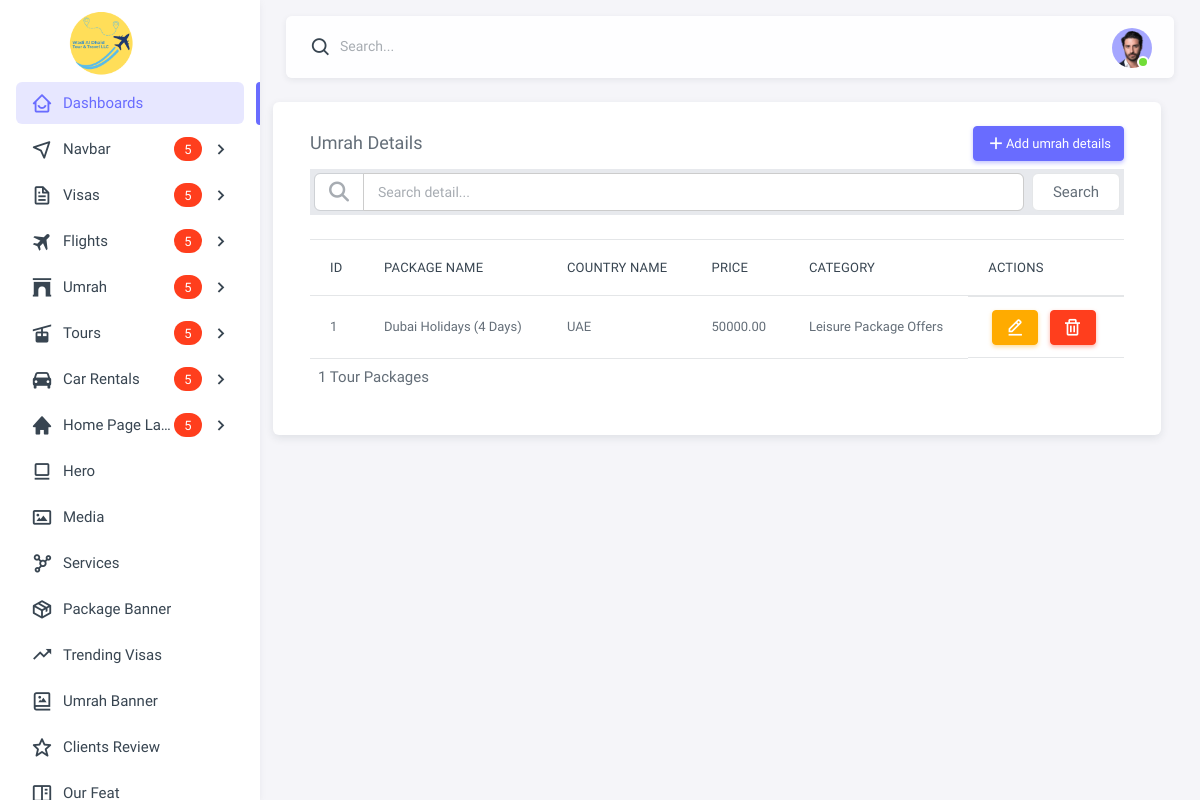
The app's page /tour-packages/, older data.
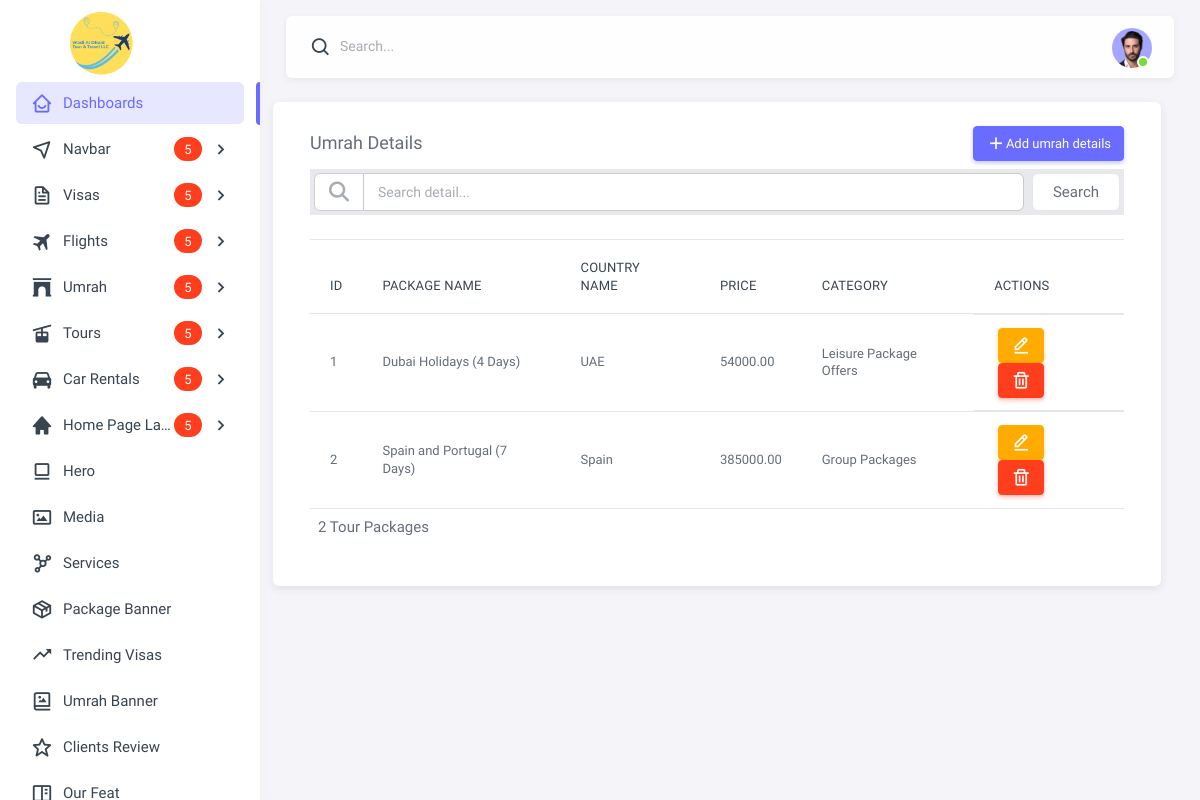
The same page, newer data.
### Tour/models.py (models this page shows, shortened)
class TourPackage(models.Model):
    category = models.ForeignKey(TourCategory, on_delete=models.PROTECT, null=True, blank=True)
    package_name = models.CharField(max_length=100)
    country_name = models.CharField(max_length=100)
    price = models.DecimalField(max_digits=10, decimal_places=2)  # DecimalField for better pricing
    image = models.ImageField(upload_to='tour_packages/', blank=True, null=True)
    description = models.TextField()

class TourCategory(models.Model):
    category_name = models.CharField(max_length=100, unique=True)

### Admin_Dasboard/views.py (the view, shortened to what this page needs)
# urls.py: path('tour-packages/', views.tour_package_details, name='tour-package-details'),
def tour_package_details(request):
    query = request.GET.get('search', '')  # Search functionality
    total_tour_packages = TourPackage.objects.count()
    if query:
        tour_packages = TourPackage.objects.filter(package_name__icontains=query)
    else:
        tour_packages = TourPackage.objects.all()
    tour_categories = TourCategory.objects.all()
    tour = None  # Initialize tour variable for update functionality
    context = {
        'tour_packages': tour_packages,
        'tour_categories': tour_categories,
        'total_tour_packages': total_tour_packages,
        'tour': tour,  # Send tour object for update
        'search_query': query,  # Pass search query to template
    }
    return render(request, 'Tour/tour-package-details.html', context)

### Admin_Dasboard/templates/Tour/tour-package-details.html (shortened to what the changed rows need)
{% extends "base.html" %}
{% load static %}
{% block body %}
<div class="content-wrapper">
    <div class="container-xxl flex-grow-1 container-p-y">
        <div class="row w-100">
            <div class="card">
                <div class="card-body">
                    <div class="col-12 mt-3">
                        <div class="row">
                            <div class="col-lg-12 mt-3">
                                <div>
                                    <table class="table">
                                        <thead>
                                            <tr>
                                                <th>ID</th>
                                                <th>Package Name</th>
                                                <th>Country Name</th>
                                                <th>Price</th>
                                                <th>Category</th>
                                                <th>Actions</th>
                                            </tr>
                                        </thead>
                                        <tbody>
                                            {% for tour in tour_packages %}
                                            <tr>
                                                <td>{{ tour.id }}</td>
                                                <td>{{ tour.package_name }}</td>
                                                <td>{{ tour.country_name }}</td>
                                                <td>{{ tour.price }}</td>
                                                <td>{{ tour.category.category_name }}</td>
                                                <td class="d-flex flex-row gap-2">
                                                    <div>
                                                        <button class="btn btn-warning btn-sm mx-1 edit-btn"
                                                            data-id="{{ tour.id }}"
                                                            data-category="{{ tour.category.id }}"
                                                            data-bs-toggle="modal"
                                                            data-bs-target="#updateModal{{ tour.id }}">
                                                            <i class="bx bx-edit-alt"></i>
                                                        </button>
                                                        <a href="{% url 'delete-tour-package' tour.id %}"
                                                           class="btn btn-danger btn-sm mx-1"
                                                           onclick="return confirm('Are you sure you want to delete this?');">
                                                            <i class="bx bx-trash"></i>
                                                        </a>
                                                    </div>
                                                </td>
                                            </tr>
                                            {% endfor %}
                                        </tbody>
                                    </table>
                                    <p class="p-2">{{ total_tour_packages }} Tour Packages</p>
                                </div>
                            </div>
                        </div>
                    </div>
                </div>
            </div>
        </div>
    </div>
</div>
{% endblock %}

Row changes from the older to the newer data that the page shows:
changed TourPackage "Dubai Holidays (4 Days)": price "50000.00" → "54000.00"
added TourPackage: id "2", package_name "Spain and Portugal (7 Days)", country_name "Spain", price "385000.00", category.category_name "Group Packages"
Text that changed along with them:
{{ total_tour_packages }}: "1" → "2"
